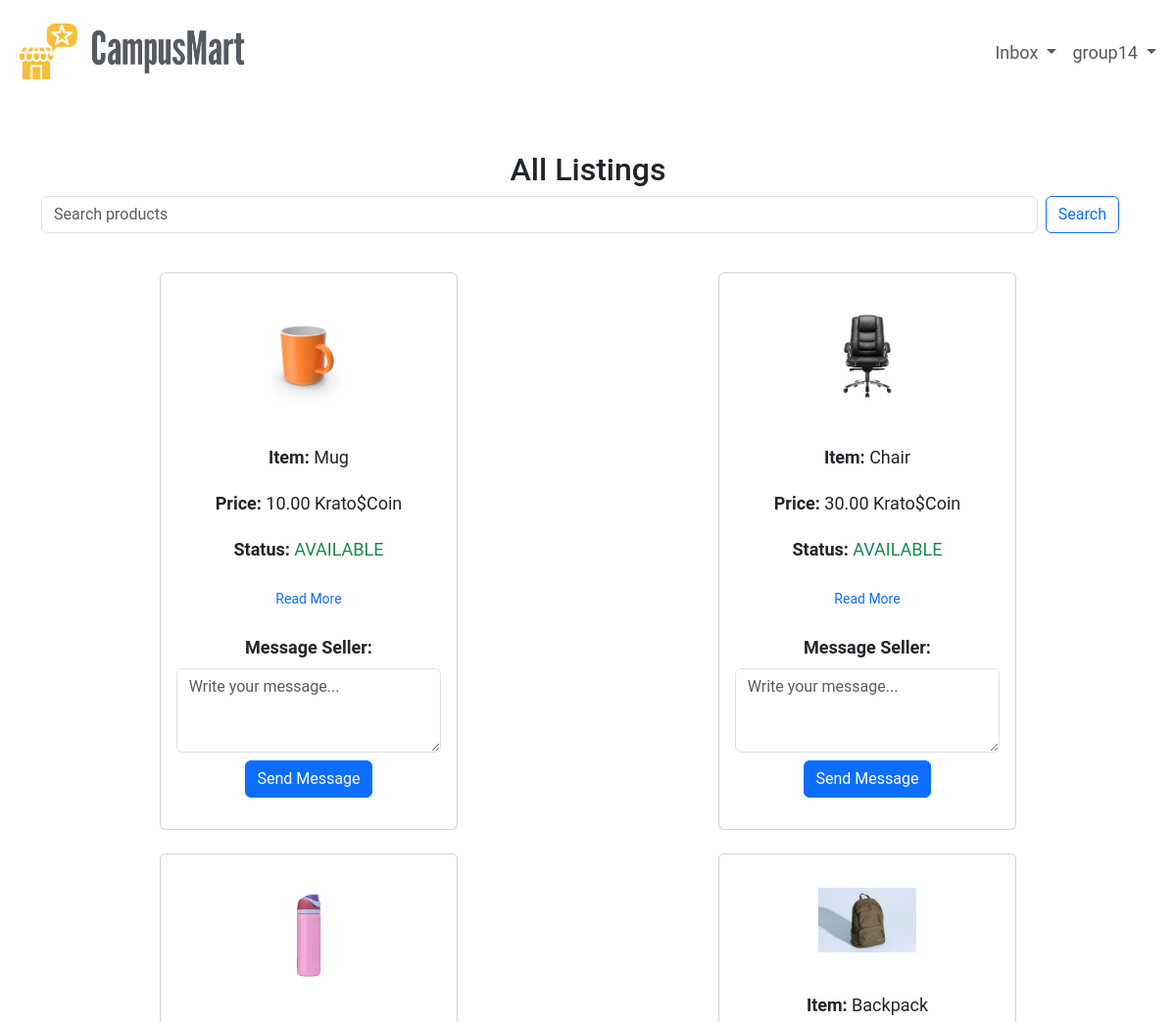
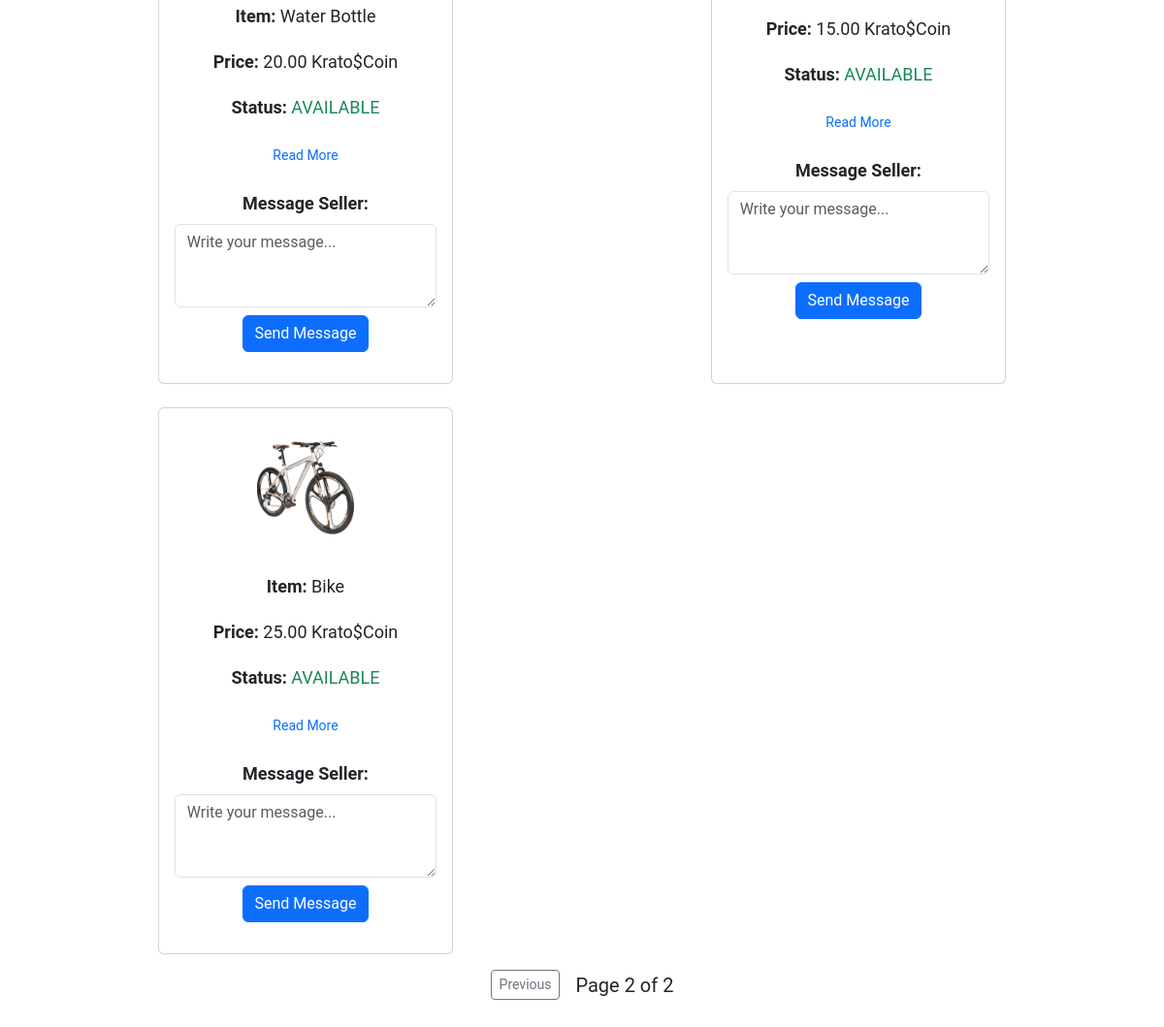
Page /CampusMart/listing/all/?page=2 (signed in) on the committed database (2 pictures, top to bottom).
### CampusMart/models.py (models this page shows, shortened)
class ProductImage(models.Model):
    product = models.ForeignKey(Product, on_delete=models.CASCADE, related_name='images')
    image = models.ImageField(upload_to=upload_to)

class Product(models.Model):
    CONDITION_CHOICES = [
        ('NEW', 'New'),
        ('LIKE_NEW', 'Like New'),
        ('USED', 'Used'),
        ('FAIR', 'Fair'),
    ]
    seller = models.ForeignKey(User, on_delete=models.CASCADE)
    post_date = models.DateTimeField(auto_now_add=True)
    title = models.CharField(max_length=100)
    description = models.TextField(max_length=100)
    price = models.DecimalField(max_digits=10, decimal_places=2)
    condition = models.CharField(max_length=10, choices=CONDITION_CHOICES)
    status = models.CharField(max_length=12, choices=[('AVAILABLE', 'Available'), ('UNAVAILABLE', 'Unavailable')], default='AVAILABLE')

### CampusMart/views.py (the view)
# urls.py: path('listing/all/', views.view_all, name='view_all'),
def view_all(request):
    query = request.GET.get('q')
    listings = Product.objects.filter(status='AVAILABLE')
    if query:
        listings = listings.filter(
            Q(title__icontains=query) | Q(description__icontains=query)
        )
    listings = listings.order_by('-post_date')  # sort after filtering
    p = Paginator(listings, 20)
    page_number = request.GET.get("page")
    page_obj = p.get_page(page_number)
    return render(request, 'CampusMart/view_all.html', {
        'page_obj': page_obj,
        'query': query,  # send back query to maintain it in pagination links if needed
    })

### CampusMart/templates/CampusMart/view_all.html (shortened to what this page needs)
<!DOCTYPE html>
<html lang="en">
{% load static %}
<head>
    <link href="https://cdn.jsdelivr.net/npm/bootstrap@5.3.0/dist/css/bootstrap.min.css" rel="stylesheet">
    <link rel="stylesheet" href="{% static 'CampusMart/style.css' %}">
</head>
<body>
<nav class="navbar navbar-expand-lg">
    <div class="container-fluid">
      <a class="navbar-brand d-flex align-items-center" href="{% url 'CampusMart:index' %}">
        <img src="{% static 'campusmart_logo.png' %}" alt="Logo" style="height: 80px; width: auto;" class="me-2">
      </a>
      <div class="collapse navbar-collapse justify-content-end" id="navbarNavDropdown">
        <ul class="navbar-nav align-items-center">
          <li class="nav-item dropdown">
            <a class="nav-link dropdown-toggle" href="#" id="inboxDropdown" role="button" data-bs-toggle="dropdown" aria-expanded="false">
              Inbox
            </a>
          </li>
          <li class="nav-item dropdown">
            <a class="nav-link dropdown-toggle" href="#" id="navbarDropdownMenuLink" role="button" data-bs-toggle="dropdown">
              {{ request.user.username }}
            </a>
          </li>
        </ul>
      </div>
    </div>
  </nav>
<div class="container mt-5 text-center">
    <h2>All Listings</h2>
    <form class="d-flex me-3" method="GET" action="{% url 'CampusMart:view_all' %}">
    <input class="form-control me-2" type="search" placeholder="Search products" aria-label="Search" name="q">
    <button class="btn btn-outline-primary" type="submit">Search</button>
    </form>
    {% if page_obj %}
        <div class="row row-cols-1 row-cols-md-2 g-4 mt-3">
            {% for product in page_obj %}
            <div class="col d-flex justify-content-center">
              <div class="card h-100">
                        <br>
                        {% if product.images.all %}
                          <div class="d-flex flex-wrap justify-content-center">
                            {% for image in product.images.all %}
                              <img src="{{ image.image.url }}" alt="{{ product.title }}"
                              class="m-1" style="max-width: 100px; height: auto;">
                            {% endfor %}
                            </div>
                        {% else %}
                            <p class="text-muted">No image uploaded</p>
                        {% endif %}
                        <div class="card-body">
                            <p class="card-title"><strong>Item: </strong>{{ product.title }}</p>
                            <p class="card-text"><strong>Price:</strong> {{ product.price }} Krato$Coin </p>
                            <p class="card-text"><strong>Status:</strong>
                                {% if product.status == "AVAILABLE" %}
                                <span class="text-success">{{ product.status }}</span>
                                {% else %}
                                <span class="text-danger">{{ product.status }}</span>
                            {% endif %}</p>
                            <button class="btn btn-link btn-sm text-decoration-none toggle-button"
                                    type="button"
                                    data-bs-toggle="collapse"
                                    data-bs-target="#details-{{ product.id }}"
                                    aria-expanded="false"
                                    aria-controls="details-{{ product.id }}"
                                    id="toggle-btn-{{ product.id }}">
                              Read More
                            </button>
                            {% if request.user != product.seller.auth_user %}
                            <p class="card-title"><strong>Message Seller: </strong></p>
                                    <form method="POST" action="{% url 'CampusMart:messaging' product.id %}">
                                    <textarea name="body" rows="3" placeholder="Write your message..." required class="form-control mb-2"></textarea>
                                    <button type="submit" class="btn btn-primary">Send Message</button>
                                </form>
                            {% endif %}
                        </div>
                    </div>
                </div>
            {% endfor %}
        </div>
    {% else %}
        <p class="text-muted mt-4">There are no listings yet.</p>
    {% endif %}
</div>
<footer class="mt-auto py-3" style="margin-bottom: 20px;">
  <div class="d-flex justify-content-center align-items-center gap-3">
    {% if page_obj.has_previous %}
      <a class="btn btn-sm btn-outline-secondary" href="?{% if query %}q={{ query }}&{% endif %}page={{ page_obj.previous_page_number }}">Previous</a>
    {% endif %}
    <span>Page {{ page_obj.number }} of {{ page_obj.paginator.num_pages }}</span>
  </div>
</footer>
</body>

### CampusMart/static/CampusMart/style.css (style rules this page uses)
body { font-size: 20px; height: 100%; font-family: 'Roboto', sans-serif; display: flex; flex-direction: column; }
p { font-size: 18px; margin: 20px 40px; }
.navbar .nav-link.dropdown-toggle { font-size: 18px; }

### rows in the picture
Product: title "Mug", price "10.00", status "AVAILABLE"
ProductImage: image (picture)
Product: title "Chair", price "30.00", status "AVAILABLE"
ProductImage: image (picture)
Product: title "Water Bottle", price "20.00", status "AVAILABLE"
ProductImage: image (picture)
Product: title "Backpack", price "15.00", status "AVAILABLE"
ProductImage: image (picture)
Product: title "Bike", price "25.00", status "AVAILABLE"
ProductImage: image (picture)

### other values in the picture
{{ request.user.username }} "group14"
{{ page_obj.number }} "2"
{{ page_obj.paginator.num_pages }} "2"
